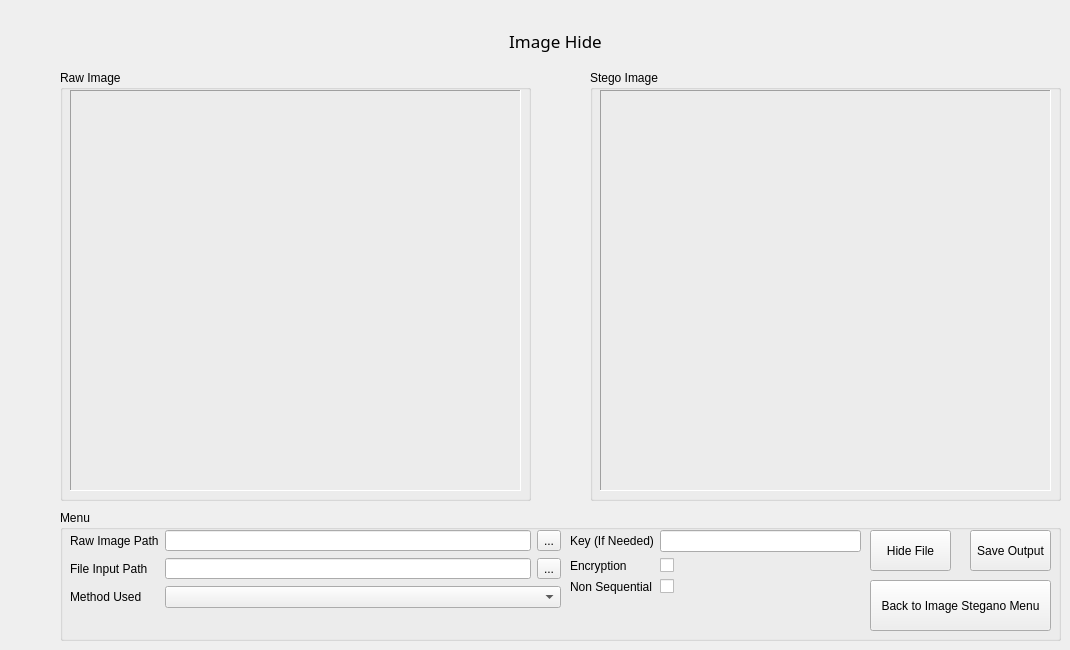
    <widget class="QWidget" name="imageHidePage">
     <widget class="QGroupBox" name="imageRawGroup">
      <property name="geometry">
       <rect>
        <x>60</x>
        <y>70</y>
        <width>471</width>
        <height>431</height>
       </rect>
      </property>
      <property name="title">
       <string>Raw Image</string>
      </property>
      <widget class="QLabel" name="imageRawPicLabel">
       <property name="geometry">
        <rect>
         <x>10</x>
         <y>20</y>
         <width>451</width>
         <height>401</height>
        </rect>
       </property>
       <property name="frameShape">
        <enum>QFrame::Panel</enum>
       </property>
       <property name="frameShadow">
        <enum>QFrame::Sunken</enum>
       </property>
       <property name="text">
        <string/>
       </property>
      </widget>
     </widget>
     <widget class="QLabel" name="imageHideTitle">
      <property name="geometry">
       <rect>
        <x>440</x>
        <y>20</y>
        <width>231</width>
        <height>41</height>
       </rect>
      </property>
      <property name="font">
       <font>
        <family>Segoe UI Semibold</family>
        <pointsize>13</pointsize>
       </font>
      </property>
      <property name="text">
       <string>Image Hide</string>
      </property>
      <property name="textFormat">
       <enum>Qt::AutoText</enum>
      </property>
      <property name="alignment">
       <set>Qt::AlignCenter</set>
      </property>
     </widget>
     <widget class="QGroupBox" name="imageStegoGroup">
      <property name="geometry">
       <rect>
        <x>590</x>
        <y>70</y>
        <width>471</width>
        <height>431</height>
       </rect>
      </property>
      <property name="title">
       <string>Stego Image</string>
      </property>
      <widget class="QLabel" name="imageStegoPicLabel">
       <property name="geometry">
        <rect>
         <x>10</x>
         <y>20</y>
         <width>451</width>
         <height>401</height>
        </rect>
       </property>
       <property name="frameShape">
        <enum>QFrame::Panel</enum>
       </property>
       <property name="frameShadow">
        <enum>QFrame::Sunken</enum>
       </property>
       <property name="text">
        <string/>
       </property>
      </widget>
     </widget>
     <widget class="QGroupBox" name="imageMenuGroup">
      <property name="geometry">
       <rect>
        <x>60</x>
        <y>510</y>
        <width>1001</width>
        <height>131</height>
       </rect>
      </property>
      <property name="title">
       <string>Menu</string>
      </property>
      <widget class="QPushButton" name="backImagePageNavBtn">
       <property name="geometry">
        <rect>
         <x>810</x>
         <y>70</y>
         <width>181</width>
         <height>51</height>
        </rect>
       </property>
       <property name="text">
        <string>Back to Image Stegano Menu</string>
       </property>
      </widget>
      <widget class="QWidget" name="formLayoutWidget">
       <property name="geometry">
        <rect>
         <x>10</x>
         <y>20</y>
         <width>491</width>
         <height>101</height>
        </rect>
       </property>
       <layout class="QFormLayout" name="imageLeftForm">
        <item row="0" column="0">
         <widget class="QLabel" name="imgRawPathLbl">
          <property name="sizePolicy">
           <sizepolicy hsizetype="Preferred" vsizetype="Preferred">
            <horstretch>0</horstretch>
            <verstretch>0</verstretch>
           </sizepolicy>
          </property>
          <property name="minimumSize">
           <size>
            <width>0</width>
            <height>0</height>
           </size>
          </property>
          <property name="text">
           <string>Raw Image Path</string>
          </property>
         </widget>
        </item>
        <item row="0" column="1">
         <layout class="QGridLayout" name="imgRawPathGrid">
          <item row="0" column="1">
           <widget class="QToolButton" name="imgRawPathBtn">
            <property name="text">
             <string>...</string>
            </property>
           </widget>
          </item>
          <item row="0" column="0">
           <widget class="QLineEdit" name="imgRawPathInp">
            <property name="enabled">
             <bool>true</bool>
            </property>
           </widget>
          </item>
         </layout>
        </item>
        <item row="1" column="0">
         <widget class="QLabel" name="imgFileInpPathLbl">
          <property name="sizePolicy">
           <sizepolicy hsizetype="Preferred" vsizetype="Preferred">
            <horstretch>0</horstretch>
            <verstretch>0</verstretch>
           </sizepolicy>
          </property>
          <property name="minimumSize">
           <size>
            <width>0</width>
            <height>0</height>
           </size>
          </property>
          <property name="text">
           <string>File Input Path</string>
          </property>
         </widget>
        </item>
        <item row="2" column="0">
         <widget class="QLabel" name="imgMethUsedLbl">
          <property name="text">
           <string>Method Used</string>
          </property>
         </widget>
        </item>
        <item row="2" column="1">
         <widget class="QComboBox" name="imgMethUsedInp"/>
        </item>
        <item row="1" column="1">
         <layout class="QGridLayout" name="imgFileInpPathGrid">
          <item row="0" column="1">
           <widget class="QToolButton" name="imgFileInpPathBtn">
            <property name="text">
             <string>...</string>
            </property>
           </widget>
          </item>
          <item row="0" column="0">
           <widget class="QLineEdit" name="imgFileInpPathInp">
            <property name="enabled">
             <bool>true</bool>
            </property>
           </widget>
          </item>
         </layout>
        </item>
       </layout>
      </widget>
      <widget class="QPushButton" name="imgHideFileBtn">
       <property name="geometry">
        <rect>
         <x>810</x>
         <y>20</y>
         <width>81</width>
         <height>41</height>
        </rect>
       </property>
       <property name="text">
        <string>Hide File</string>
       </property>
      </widget>
      <widget class="QWidget" name="formLayoutWidget_3">
       <property name="geometry">
        <rect>
         <x>510</x>
         <y>20</y>
         <width>291</width>
         <height>101</height>
        </rect>
       </property>
       <layout class="QFormLayout" name="imageRightForm">
        <item row="0" column="0">
         <widget class="QLabel" name="imgKeyLbl">
          <property name="text">
           <string>Key (If Needed)</string>
          </property>
         </widget>
        </item>
        <item row="0" column="1">
         <widget class="QLineEdit" name="imgKeyInp"/>
        </item>
        <item row="1" column="0">
         <widget class="QLabel" name="imgEncLbl">
          <property name="text">
           <string>Encryption</string>
          </property>
         </widget>
        </item>
        <item row="1" column="1">
         <widget class="QCheckBox" name="imgEncInp">
          <property name="enabled">
           <bool>true</bool>
          </property>
          <property name="text">
           <string/>
          </property>
         </widget>
        </item>
        <item row="2" column="0">
         <widget class="QLabel" name="imgNonSeqLbl">
          <property name="text">
           <string>Non Sequential</string>
          </property>
         </widget>
        </item>
        <item row="2" column="1">
         <widget class="QCheckBox" name="imgNonSeqInp">
          <property name="enabled">
           <bool>true</bool>
          </property>
          <property name="text">
           <string/>
          </property>
         </widget>
        </item>
       </layout>
      </widget>
      <widget class="QPushButton" name="imgSaveOutBtn">
       <property name="geometry">
        <rect>
         <x>910</x>
         <y>20</y>
         <width>81</width>
         <height>41</height>
        </rect>
       </property>
       <property name="text">
        <string>Save Output</string>
       </property>
      </widget>
     </widget>
    </widget>
